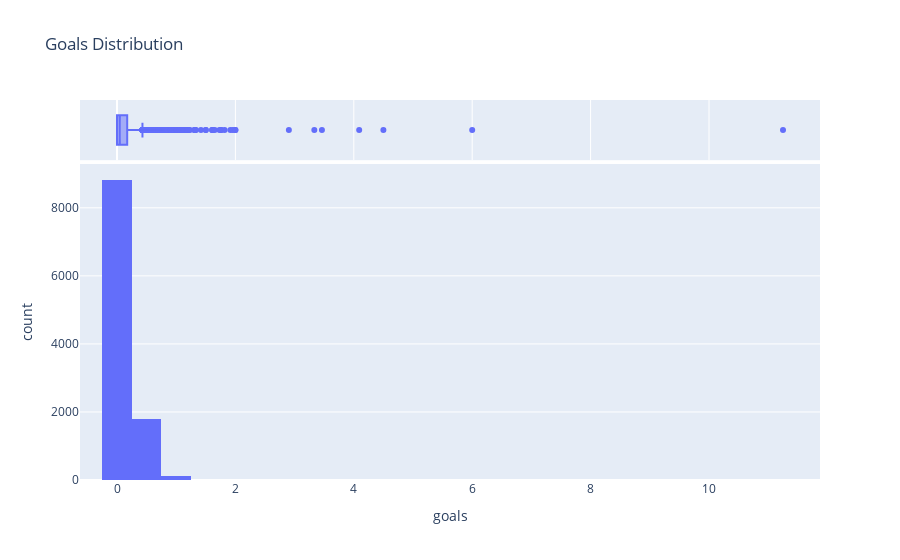

Here is the notebook cell this chart was saved with:
### Markdown cell above
3. Goals Distribution

### Code cell
fig = px.histogram(df, x='goals', nbins=30, title='Goals Distribution', marginal='box')
fig.show()

### Figure 1 — Plotly figure (JSON) as saved in the notebook; plotly's stock layout.template omitted (floating-point values rounded to 4 significant figures; data arrays with more than 128 entries replaced by an {"elided": "..."} marker saying what was removed)
{"data": [{"alignmentgroup": "True", "bingroup": "x", "hovertemplate": "goals=%{x}<br>count=%{y}<extra></extra>", "legendgroup": "", "marker": {"color": "#636efa", "pattern": {"shape": ""}}, "name": "", "nbinsx": 30, "offsetgroup": "", "orientation": "v", "showlegend": false, "type": "histogram", "x": {"elided": "10754 float values"}, "xaxis": "x", "yaxis": "y"}, {"alignmentgroup": "True", "hovertemplate": "goals=%{x}<extra></extra>", "legendgroup": "", "marker": {"color": "#636efa"}, "name": "", "notched": true, "offsetgroup": "", "showlegend": false, "type": "box", "x": {"elided": "10754 float values"}, "xaxis": "x2", "yaxis": "y2"}], "layout": {"barmode": "relative", "legend": {"tracegroupgap": 0}, "title": {"text": "Goals Distribution"}, "xaxis": {"anchor": "y", "domain": [0, 1], "title": {"text": "goals"}}, "xaxis2": {"anchor": "y2", "domain": [0, 1], "matches": "x", "showgrid": true, "showticklabels": false}, "yaxis": {"anchor": "x", "domain": [0, 0.8316], "title": {"text": "count"}}, "yaxis2": {"anchor": "x2", "domain": [0.8416, 1], "matches": "y2", "showgrid": false, "showline": false, "showticklabels": false, "ticks": ""}}}
